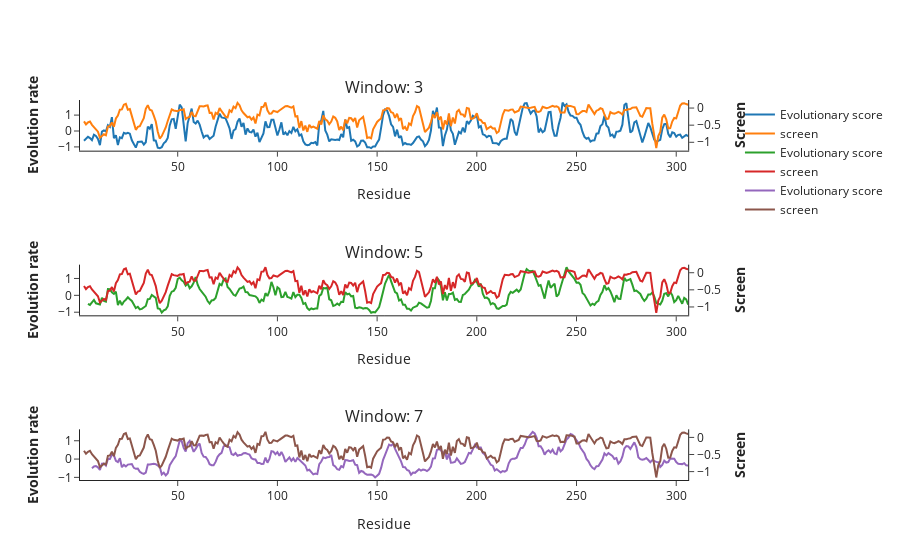

The notebook cell this image was saved under:
### Markdown cell above
### rolling means

### Code cell
# Create figure with secondary y-axis
fig = make_subplots(specs=[[{"secondary_y": True}],
                          [{"secondary_y": True}],
                          [{"secondary_y": True}]],
        rows=3, cols=1, vertical_spacing=0.3, 
        subplot_titles=("Window: 3", "Window: 5", "Window: 7"))


for ind, x in enumerate([3,5, 7]):
    rolling_evo = r4s['SCORE'].rolling(x).mean()
    rolling_screen = r4s['protease_screen_score'].rolling(3).mean()
    
# Add traces
    fig.add_trace(
                go.Scatter(x=r4s[' POS'], 
                y=rolling_evo, 
                name="Evolutionary score",
                mode='lines'),
                secondary_y=False, 
                row = ind+1, col = 1
    )

    fig.add_trace(
                go.Scatter(x=r4s[' POS'], 
                y=rolling_screen,
                name="screen",
                mode='lines'),
        secondary_y=True,
        row = ind+1, col = 1
    )


    # Set x-axis title
    fig.update_xaxes(title_text="Residue")
    fig.update_layout(dict(
    template="simple_white",
        xaxis=dict(ticks="outside", showline=True),
        yaxis=dict(ticks="outside", showline=True)))
    # Set y-axes titles
    fig.update_yaxes(title_text="<b>Evolution rate</b>", secondary_y=False)
    fig.update_yaxes(title_text="<b>Screen</b>", secondary_y=True)
    fig.update_layout({
            'plot_bgcolor': 'rgba(255,255,255, 0.7)',
            'paper_bgcolor': 'rgba(0, 0, 0, 0)',
            })

fig.show()
# offline.plot(fig, filename = fig_folder+'rolling_average_evolution_screen.html')
fig.write_image(fig_folder+"rolling_average_evolution_screen.pdf")

### Figure 1 — Plotly figure (JSON) as saved in the notebook; plotly's stock layout.template omitted (floating-point values rounded to 4 significant figures; data arrays with more than 128 entries replaced by an {"elided": "..."} marker saying what was removed)
{"data": [{"mode": "lines", "name": "Evolutionary score", "type": "scatter", "x": {"elided": "306 int values"}, "xaxis": "x", "y": {"elided": "306 float values"}, "yaxis": "y"}, {"mode": "lines", "name": "screen", "type": "scatter", "x": {"elided": "306 int values"}, "xaxis": "x", "y": {"elided": "306 float values"}, "yaxis": "y2"}, {"mode": "lines", "name": "Evolutionary score", "type": "scatter", "x": {"elided": "306 int values"}, "xaxis": "x2", "y": {"elided": "306 float values"}, "yaxis": "y3"}, {"mode": "lines", "name": "screen", "type": "scatter", "x": {"elided": "306 int values"}, "xaxis": "x2", "y": {"elided": "306 float values"}, "yaxis": "y4"}, {"mode": "lines", "name": "Evolutionary score", "type": "scatter", "x": {"elided": "306 int values"}, "xaxis": "x3", "y": {"elided": "306 float values"}, "yaxis": "y5"}, {"mode": "lines", "name": "screen", "type": "scatter", "x": {"elided": "306 int values"}, "xaxis": "x3", "y": {"elided": "306 float values"}, "yaxis": "y6"}], "layout": {"annotations": [{"font": {"size": 16}, "showarrow": false, "text": "Window: 3", "x": 0.47, "xanchor": "center", "xref": "paper", "y": 1, "yanchor": "bottom", "yref": "paper"}, {"font": {"size": 16}, "showarrow": false, "text": "Window: 5", "x": 0.47, "xanchor": "center", "xref": "paper", "y": 0.5667, "yanchor": "bottom", "yref": "paper"}, {"font": {"size": 16}, "showarrow": false, "text": "Window: 7", "x": 0.47, "xanchor": "center", "xref": "paper", "y": 0.1333, "yanchor": "bottom", "yref": "paper"}], "paper_bgcolor": "rgba(0, 0, 0, 0)", "plot_bgcolor": "rgba(255,255,255, 0.7)", "xaxis": {"anchor": "y", "domain": [0, 0.94], "showline": true, "ticks": "outside", "title": {"text": "Residue"}}, "xaxis2": {"anchor": "y3", "domain": [0, 0.94], "title": {"text": "Residue"}}, "xaxis3": {"anchor": "y5", "domain": [0, 0.94], "title": {"text": "Residue"}}, "yaxis": {"anchor": "x", "domain": [0.8667, 1], "showline": true, "ticks": "outside", "title": {"text": "<b>Evolution rate</b>"}}, "yaxis2": {"anchor": "x", "overlaying": "y", "side": "right", "title": {"text": "<b>Screen</b>"}}, "yaxis3": {"anchor": "x2", "domain": [0.4333, 0.5667], "title": {"text": "<b>Evolution rate</b>"}}, "yaxis4": {"anchor": "x2", "overlaying": "y3", "side": "right", "title": {"text": "<b>Screen</b>"}}, "yaxis5": {"anchor": "x3", "domain": [0, 0.1333], "title": {"text": "<b>Evolution rate</b>"}}, "yaxis6": {"anchor": "x3", "overlaying": "y5", "side": "right", "title": {"text": "<b>Screen</b>"}}}}
